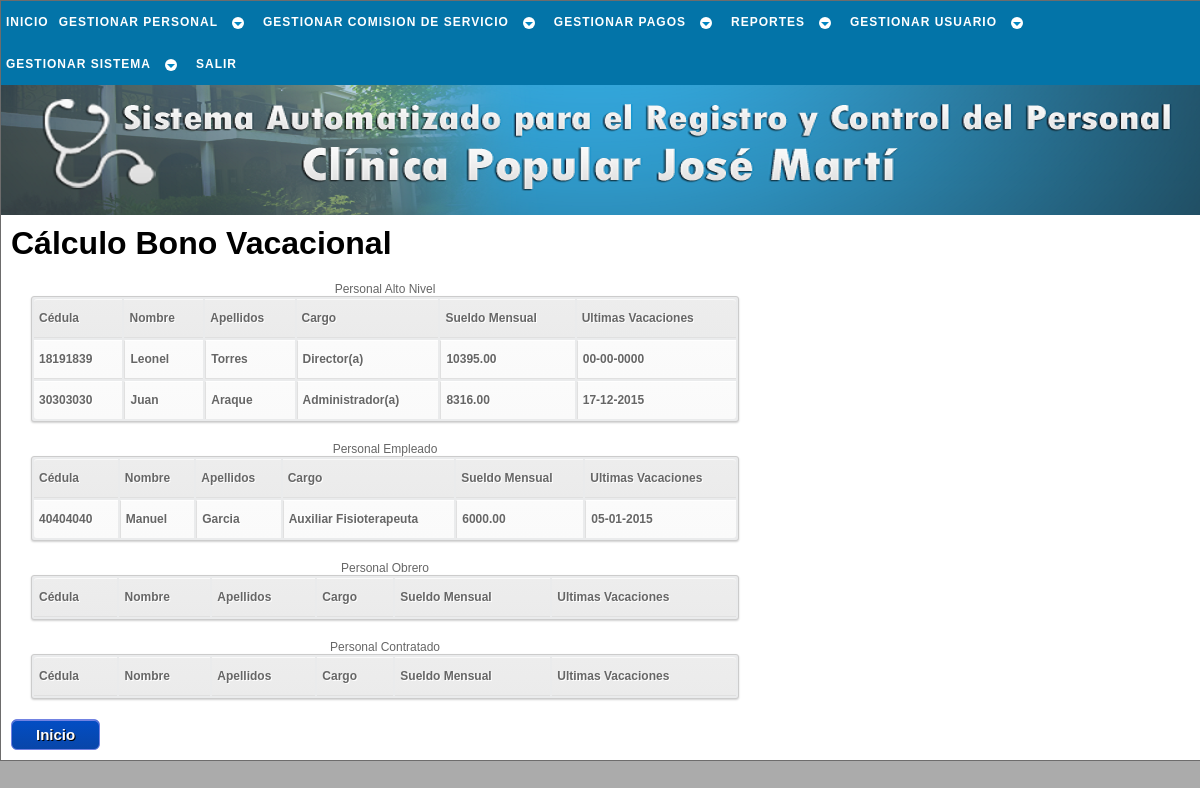
Page /php/pago/calc_bono_vac_a.php (signed in) on the earlier database version.
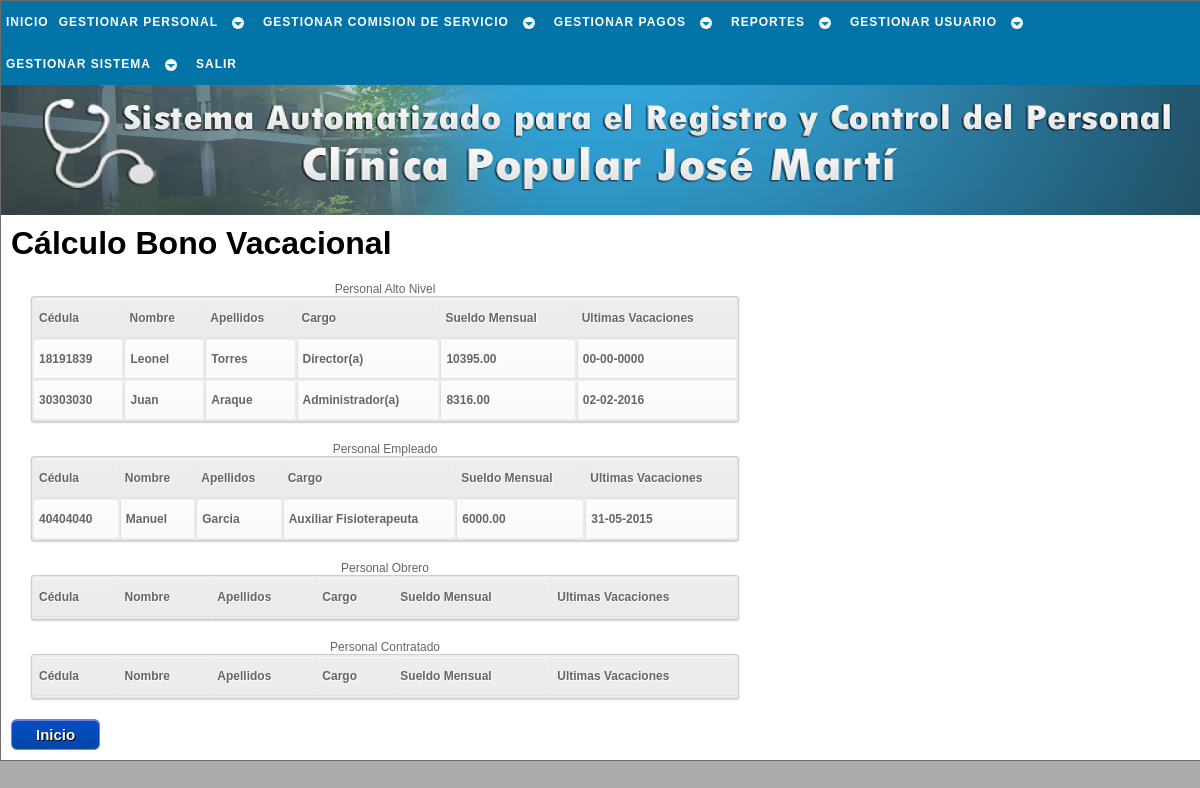
Same page on the later database version.
### tables this page shows
CREATE TABLE `laboral` (
  `cedula` int(12) NOT NULL,
  `sueldo_mensual` decimal(7,2) NOT NULL,
  `fecha_ingreso` date NOT NULL,
  `condicion` varchar(10) NOT NULL,
  `cargo` varchar(23) NOT NULL,
  `rango` varchar(22) NOT NULL,
  `area_desemp` varchar(14) NOT NULL,
  `resolucion` varchar(40) NOT NULL,
  `ley` varchar(5) NOT NULL,
  PRIMARY KEY (`cedula`),
  CONSTRAINT `laboral_ibfk_1` FOREIGN KEY (`cedula`) REFERENCES `trabajador` (`cedula`) ON UPDATE CASCADE
);

CREATE TABLE `trabajador` (
  `cedula` int(12) NOT NULL,
  `nombre` varchar(30) NOT NULL,
  `apellido` varchar(30) NOT NULL,
  `ciudadania` varchar(15) NOT NULL,
  `pasaporte` varchar(30) NOT NULL,
  `libreta_militr` varchar(30) NOT NULL,
  `fe_nac` date NOT NULL,
  `lug_nac` varchar(30) NOT NULL,
  `est_civil` varchar(15) NOT NULL,
  `nconyugue` varchar(50) NOT NULL,
  `estudia` int(1) NOT NULL,
  `direccion` varchar(50) NOT NULL,
  `telefono` varchar(12) NOT NULL,
  `estado` tinyint(1) NOT NULL,
  `actualizado` date NOT NULL,
  PRIMARY KEY (`cedula`)
);

### php/_sql/conslt_trabj_sql.php (called while the page is built, shortened)
<?php
	function conslt_rango_trb($cnx_bd,$dato1,$dato2){
		$sql = "SELECT trabajador.cedula,nombre,apellido,cargo,sueldo_mensual,fecha_ingreso
				FROM trabajador
				JOIN laboral ON laboral.cedula = trabajador.cedula
				WHERE rango = '$dato1'
				AND condicion = '$dato2'
				AND estado = 1
				ORDER BY sueldo_mensual
				DESC";
		$resultado = $cnx_bd -> query($sql);
		return $resultado;
	}
	function conslt_fch($cnx_bd,$campo,$tabla,$ced){
		$sql = "SELECT $campo
				FROM $tabla
				WHERE cedula = '$ced'
				ORDER BY $campo
				DESC
				LIMIT 1";
		$resultado = $cnx_bd -> query($sql);
		return $resultado;
	}
?>

### php/pago/calc_bono_vac_a.php (the view, shortened to what this page needs)
<!DOCTYPE html PUBLIC "-//W3C//DTD XHTML 1.1//EN" "http://www.w3.org/TR/xhtml11/DTD/xhtml11.dtd" />
<html xmlns="http://www.w3.org/1999/xhtml" xml:lang="es" lang="es" dir="ltr">
	<head>
		<link rel="stylesheet" href="../../css/estilo.css" type="text/css" media="screen" />
    </head>
	<body>
		<div id="cuerpo">
			<div id="menu">
				<div id="cssmenu">
					<?php include('../_menu/menu_pago.php'); ?>
				</div>
			</div>
			<div id="inicio">
			</div>
			<div id="pagina">
				<?php
					$cnx_bd = conexion();
					include('../_sql/conslt_trabj_sql.php');
					$alto = conslt_rango_trb($cnx_bd,'Personal de Alto Nivel','Fijo');
					$empleado = conslt_rango_trb($cnx_bd,'Personal Empleado','Fijo');
				?>
				<h1>Cálculo Bono Vacacional</h1>
				<table id="tabla">
					<caption>Personal Alto Nivel</caption>
					<tr>
						<th>Cédula</th>
						<th>Nombre</th>
						<th>Apellidos</th>
						<th>Cargo</th>
						<th>Sueldo Mensual</th>
						<th>Ultimas Vacaciones</th>
					</tr>
					<?php
						while ($fila = $alto -> fetch_object()){
							$fcha = conslt_fch($cnx_bd,'ini_vacac','bono_vacac',$fila -> cedula);
							$fch_fila = $fcha -> fetch_object();
							$d='00';$m='00';$a='0000';
							if (isset($fch_fila)) list($a,$m,$d) = explode('-', $fch_fila -> ini_vacac);
					?>
							<tr>
								<td><a href="calc_bono_vac_b.php?c=<?=$fila -> cedula?>" title="Click para calcular el bono vacacional del trabajador"><?=$fila -> cedula?></a></td>
								<td><a href="calc_bono_vac_b.php?c=<?=$fila -> cedula?>" title="Click para calcular el bono vacacional del trabajador"><?=$fila -> nombre?></a></td>
								<td><a href="calc_bono_vac_b.php?c=<?=$fila -> cedula?>" title="Click para calcular el bono vacacional del trabajador"><?=$fila -> apellido?></a></td>
								<td><a href="calc_bono_vac_b.php?c=<?=$fila -> cedula?>" title="Click para calcular el bono vacacional del trabajador"><?=$fila -> cargo?></a></td>
								<td><a href="calc_bono_vac_b.php?c=<?=$fila -> cedula?>" title="Click para calcular el bono vacacional del trabajador"><?=$fila -> sueldo_mensual?></a></td>
								<td><a href="calc_bono_vac_b.php?c=<?=$fila -> cedula?>" title="Click para calcular el bono vacacional del trabajador"><?=$d.'-'.$m.'-'.$a?></a></td>
							</tr>
					<?php
						}
					?>
				</table>
				<table id="tabla">
					<caption>Personal Empleado</caption>
					<tr>
						<th>Cédula</th>
						<th>Nombre</th>
						<th>Apellidos</th>
						<th>Cargo</th>
						<th>Sueldo Mensual</th>
						<th>Ultimas Vacaciones</th>
					</tr>
					<?php
						while ($fila = $empleado -> fetch_object()){
							$fcha = conslt_fch($cnx_bd,'ini_vacac','bono_vacac',$fila -> cedula);
							$fch_fila = $fcha -> fetch_object();
							$d='00';$m='00';$a='0000';
							if (isset($fch_fila)) list($a,$m,$d) = explode('-', $fch_fila -> ini_vacac);
					?>
							<tr>
								<td><a href="calc_bono_vac_b.php?c=<?=$fila -> cedula?>" title="Click para calcular el bono vacacional del trabajador"><?=$fila -> cedula?></a></td>
								<td><a href="calc_bono_vac_b.php?c=<?=$fila -> cedula?>" title="Click para calcular el bono vacacional del trabajador"><?=$fila -> nombre?></a></td>
								<td><a href="calc_bono_vac_b.php?c=<?=$fila -> cedula?>" title="Click para calcular el bono vacacional del trabajador"><?=$fila -> apellido?></a></td>
								<td><a href="calc_bono_vac_b.php?c=<?=$fila -> cedula?>" title="Click para calcular el bono vacacional del trabajador"><?=$fila -> cargo?></a></td>
								<td><a href="calc_bono_vac_b.php?c=<?=$fila -> cedula?>" title="Click para calcular el bono vacacional del trabajador"><?=$fila -> sueldo_mensual?></a></td>
								<td><a href="calc_bono_vac_b.php?c=<?=$fila -> cedula?>" title="Click para calcular el bono vacacional del trabajador"><?=$d.'-'.$m.'-'.$a?></a></td>
							</tr>
					<?php
						}
					?>
				</table>
				<table id="tabla">
					<caption>Personal Obrero</caption>
					<tr>
						<th>Cédula</th>
						<th>Nombre</th>
						<th>Apellidos</th>
						<th>Cargo</th>
						<th>Sueldo Mensual</th>
						<th>Ultimas Vacaciones</th>
					</tr>
				</table>
				<table id="tabla">
					<caption>Personal Contratado</caption>
					<tr>
						<th>Cédula</th>
						<th>Nombre</th>
						<th>Apellidos</th>
						<th>Cargo</th>
						<th>Sueldo Mensual</th>
						<th>Ultimas Vacaciones</th>
					</tr>
				</table>
				<a href="../inicio.php" class="enlaceboton" title="Click para ir al inicio de SACLIPOP">Inicio</a>
			</div>
		</div>
	</body>
</html>

### php/_menu/menu_pago.php (shortened to what this page needs)
<ul>
	<li title="Click para ir al inicio de SACLIPOP"><a href="../inicio.php"><span>Inicio</span></a></li>
	<li class="has-sub" title="Opciones para gestión del personal"><a href=""><span>Gestionar Personal</span></a>
	</li>
	<li class="has-sub" title="Opciones para gestión de comisión de servicio"><a href=""><span>Gestionar Comision de Servicio</span></a>
	</li>
	<?php if($_SESSION["nivel_usuario"] == 1){ ?>
			<li class="has-sub" title="Opciones para gestión de pagos"><a href=""><span>Gestionar Pagos</span></a>
			</li>
	<?php } ?>
	<li class="has-sub" title="Opciones para generar reportes"><a href=""><span>Reportes</span></a>
	</li>
	<li class="has-sub" title="Opciones para gestionar usuario"><a href=""><span>Gestionar Usuario</span></a>
	</li>
	<?php if($_SESSION["nivel_usuario"] == 1){ ?>
		<li class="has-sub" title="Opciones para gestionar SACLIPOP"><a href=""><span>Gestionar Sistema</span></a>
		</li>
	<?php } ?>
	<li title="Click para para salir del sistema SACLIPOP"><a href="../_sesion/salir_sesion.php"><span>Salir</span></a></li>
</ul>

Differences in the rows shown:
changed laboral "Administrador(a)": d "17" → "02"; m "12" → "02"; a "2015" → "2016"
computed for laboral "Auxiliar Fisioterapeuta": d "05" → "31"; m "01" → "05"
